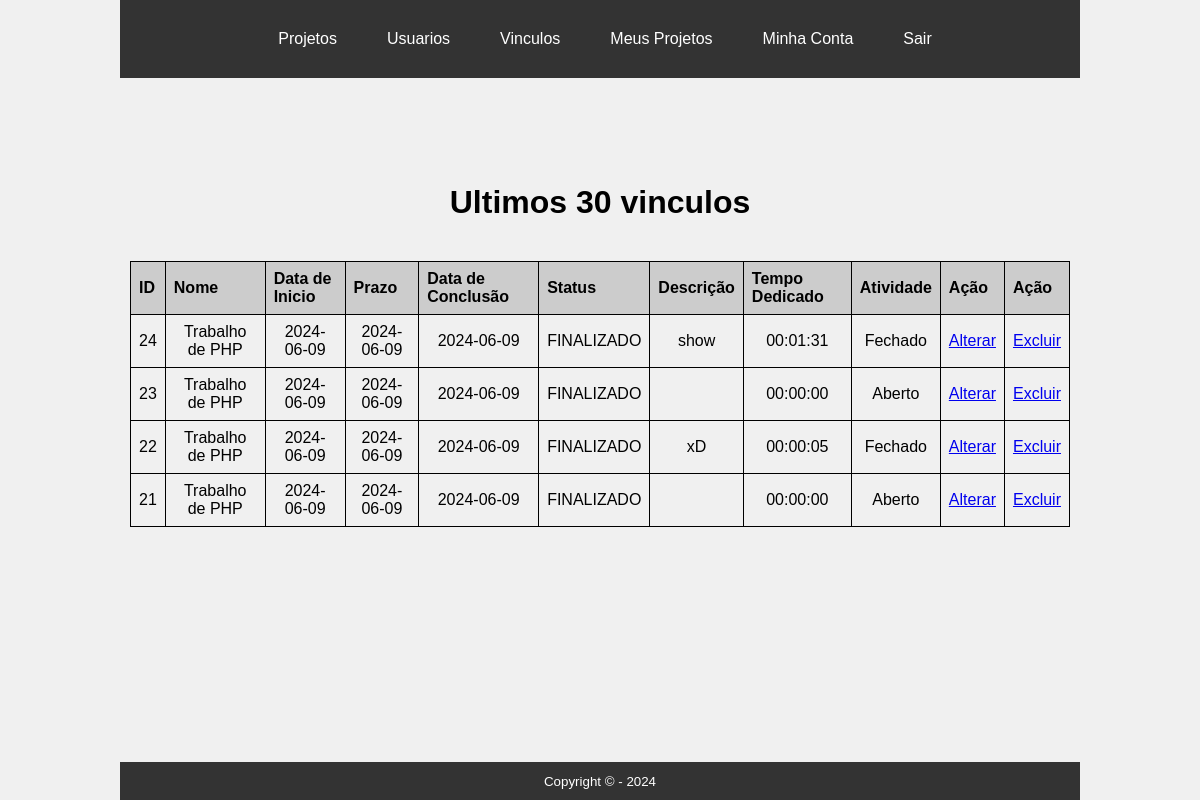
/?p=vinculos (signed in), run on an earlier commit of the app's database.
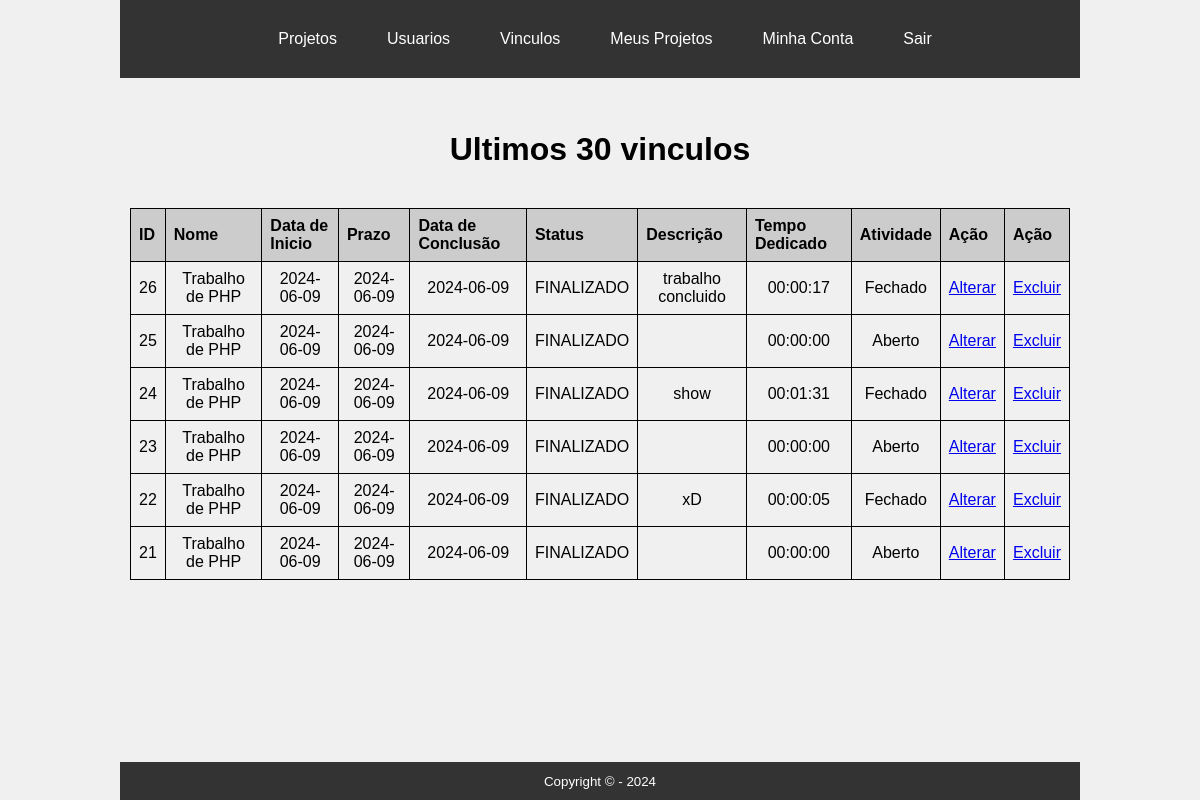
And on a later commit of the database.
### tables this page shows
CREATE TABLE IF NOT EXISTS `vinculo` (
  `id` int NOT NULL AUTO_INCREMENT,
  `id_user_fk` int NOT NULL,
  `id_projeto_fk` int NOT NULL,
  `checkin` datetime NOT NULL,
  `checkout` datetime NOT NULL,
  `status` varchar(255) NOT NULL,
  `descricao` varchar(255) NOT NULL,
  `joined` tinyint(1) NOT NULL,
  PRIMARY KEY (`id`)
);

CREATE TABLE IF NOT EXISTS `projetos` (
  `id` int NOT NULL AUTO_INCREMENT,
  `nome` varchar(20) NOT NULL,
  `prioridade` int NOT NULL,
  `dificuldade` int NOT NULL,
  `data_inicio` date NOT NULL,
  `prazo` date NOT NULL,
  `data_fim` varchar(10) NOT NULL,
  `status` varchar(30) NOT NULL,
  PRIMARY KEY (`id`)
);

### model/vinculo.php (called while the page is built, shortened)
<?php
class Vinculo{
    public function __get($atributo){
        return $this->$atributo;
    }
}

### dal/projetoDao.php (called while the page is built, shortened)
<?php
abstract class ProjetoDao{
    public static function buscar($id) {
        try {
            $conn = Conn::getConn();
            $sql = 'SELECT * FROM projetos WHERE id = :id';
            $stmt = $conn->prepare($sql);
            $stmt->bindValue(':id', $id, \PDO::PARAM_INT);
            $stmt->execute();
            $proj = $stmt->fetch(\PDO::FETCH_ASSOC);
            if ($proj) {
                $projeto = new Projeto();
                $projeto->iniciar(
                    id: $proj['id'],
                    nome: $proj['nome'],
                    prioridade: $proj['prioridade'],
                    dificuldade: $proj['dificuldade'],
                    data_inicio: $proj['data_inicio'],
                    prazo: $proj['prazo'],
                    data_fim: $proj['data_fim'],
                    status: $proj['status'],
                );
                return $projeto;
            }
            return null;
        } catch (PDOException $e) {
            throw new Exception("Erro ao buscar projeto: " . $e->getMessage(), 14);
        }
    }
}

### autoload.php (called while the page is built, shortened)
<?php
spl_autoload_register(function($classe){
    $classe = str_replace("\\", DIRECTORY_SEPARATOR, $classe);
    $arquivo = __DIR__ . DIRECTORY_SEPARATOR . $classe . ".php";
    $arquivo = str_replace("\\App\\", DIRECTORY_SEPARATOR, $arquivo);
    return false;
});

### model/projeto.php (called while the page is built, shortened)
<?php
class Projeto{
    public function __get($atributo){
        return $this->$atributo;
    }
}

### view/vinculoView.php (the view, shortened to what this page needs)
<?php
class VinculoView
{
        ?><h1 class = "container">Meus Projetos</h1><?php
        </form><?php
    public static function listarTudo($vinculos, $msg = null, $config = []){
        ?><h1 class = "container">Ultimos 30 vinculos</h1><?php
        <table>
            <tr>
                <th>ID</th>
                <th>Nome</th>
                <th>Data de Inicio</th>
                <th>Prazo</th>
                <th>Data de Conclusão</th>
                <th>Status</th>
                <th>Descrição</th>
                <th>Tempo Dedicado</th>
                <th>Atividade</th>
                <th>Ação</th>
                <th>Ação</th>
            </tr>
            <?php foreach ($vinculos as $vinculo) :?>
                <tr>
                    <td><?= $vinculo->__get("id")?></td>
                    <td><?= ProjetoDao::buscar($vinculo->__get("id_projeto_fk"))->__get('nome') ?></td>
                    <td><?= ProjetoDao::buscar($vinculo->__get("id_projeto_fk"))->__get('data_inicio') ?></td>
                    <td><?= ProjetoDao::buscar($vinculo->__get("id_projeto_fk"))->__get('prazo') ?></td>
                    <td><?= ProjetoDao::buscar($vinculo->__get("id_projeto_fk"))->__get('data_fim') ?></td>
                    <td><?= $vinculo->__get("status") ?></td>
                    <td><?= $vinculo->__get("descricao") ?></td>
                    <td> <?= date('H:i:s', $vinculo->__get("totalTime"))?></td>
                    <td><?= (($vinculo->__get("joined"))? "Aberto": "Fechado") ?></td>
                    <?php if (isset($config['isAdmin']) && $config['isAdmin']) : ?>
                        <td><a href='?p=altvinculo&alt=<?= $vinculo->__get("id") ?>'>Alterar</a></td>
                        <td><a href='?p=delvinculo&del=<?= $vinculo->__get("id") ?>'>Excluir</a></td>
                    <?php endif; ?>
                </tr>
            <?php endforeach; ?>
        </table><?php if (empty($vinculos)):?>
                <br><div class="erro">
                <?= $msg = 'DB não possui nenhum vinculo.'; ?>
                <span class="close" onclick="this.parentElement.style.display='none'">&times;</span>
            </div>
            <?php endif;?>
        <?php
    }
}

### index.php (shortened to what this page needs)
<?php
require_once("./autoload.php");
?>
<!DOCTYPE html>
<html lang="pt-br">
<head>
    <link rel="stylesheet" href="./assets/style.css">
</head>
<body>
    <header>
        <nav>
             <?php
                if (  !isset($_SESSION['username'])) {
                    require_once("./initialmenu.php");
                } else {
                    if( isset($_SESSION['username']) && $_SESSION['user_group'] == 2 ) {
                        require_once("./mastermenu.php");
                    }else{
                        require_once("./menu.php");
                    }
                }
            ?>
        </nav>
    </header>
    <div class="wrapper">
    <main>
        <?php
        $page = $_GET["p"] ?? "home";
        match($page){
            "home" => require_once("./view/home.php"),
            "sobre" => require_once("./view/sobre.php"),
            "login" => login::login(),
            "cadusr" => usuario::cadastrar(),
            "recusr" => usuario::recuperar(),
            "recpw" => usuario::um_altPw(),
            "projects" => Projeto::listar(),
            "myprojects" => Vinculo::listar(),
            "include" => Vinculo::incluir(),
            "join" => Vinculo::entrar(),
            "leave" => Vinculo::sair(),
            "profile" => usuario::profile(),
            "cadproj" => Projeto::um_cadProj(),
            "altproj" => Projeto::um_altProj(),
            "delproj" => Projeto::um_delProj(),
            "vinculos" => Vinculo::um_listar(),
            "altvinculo" => Vinculo::um_alteraVinculo(),
            "delvinculo" => Vinculo::um_deletaVinculo(),
            "users" => usuario::um_listar(),
            "altusr" => usuario::um_alterar(),
            "delusr" => usuario::um_deletar(),
            default => require_once("./view/404.php")
        };
        ?>
    </main>
    </div>
    <footer>
        <small>
            Copyright &copy; - <?= date("Y")?>
        </small>
    </footer>
</body>
</html>

### mastermenu.php
<a href="./?p=projects">Projetos</a>
<a href="./?p=users">Usuarios</a>
<a href="./?p=vinculos">Vinculos</a>
<a href="./?p=myprojects">Meus Projetos</a>
<a href="./?p=profile">Minha Conta</a>
<a href="./?p=login&out">Sair</a>

### controller/vinculoController.php (shortened to what this page needs)
<?php
abstract class VinculoController{
    private static $msg = null;
    public static function um_listar(){
        if ($_SERVER["REQUEST_METHOD"] == "GET") {
            $config = [
                'isLoggedIn' => isset($_SESSION['username']),
                'isAdmin' => isset($_SESSION['user_group']) && $_SESSION['user_group'] == '2',
                'user_id' => $_SESSION['user_id']
            ];
            $vinculos = VinculoDao::listarTudo();
            VinculoView::listarTudo($vinculos, self::$msg, $config);
        }else{
            header('Location: ?p=e404');
        }
    }
}

### assets/style.css (style rules this page uses)
* { margin: 0; padding: 0; box-sizing: border-box; }
body { font-family: Arial, sans-serif; background-color: #f0f0f0; display: flex; flex-direction: column; min-height: 100vh; }
header, nav, main, footer { width: 100%; max-width: 80vw; margin: 0 auto; padding: 10px; }
header, footer { background-color: #333; color: white; text-align: center; }
nav { display: flex; justify-content: center; background-color: #333; color: white; padding: 10px 0; }
nav a { color: white; text-decoration: none; padding: 10px 15px; margin: 0 10px; }
nav a:last-child { margin-right: 0; }
.wrapper { flex: 1; display: flex; flex-direction: column; justify-content: center; padding-bottom: 150px; }
footer { flex-shrink: 0; padding: 10px; width: 100%; background-color: #333; color: white; text-align: center; }
form, table { margin-top: 20px; border-collapse: collapse; width: 100%; }
table { width: 100%; }
table, th, td { border: 1px solid black; padding: 8px; text-align: left; }
th { background-color: #ccc; }
td { text-align: center; }
.container { max-width: 800px; margin: 0 auto; padding: 20px; text-align: center; }

What changed in the data, as far as the page shows it:
added vinculo: __get "26", projetos.nome "Trabalho de PHP", projetos.data_inicio "2024-06-09", __get "FINALIZADO", __get "trabalho concluido", __get "00:00:17", shows "Fechado"
added vinculo: __get "25", projetos.nome "Trabalho de PHP", projetos.data_inicio "2024-06-09", __get "FINALIZADO", __get "00:00:00", shows "Aberto"
